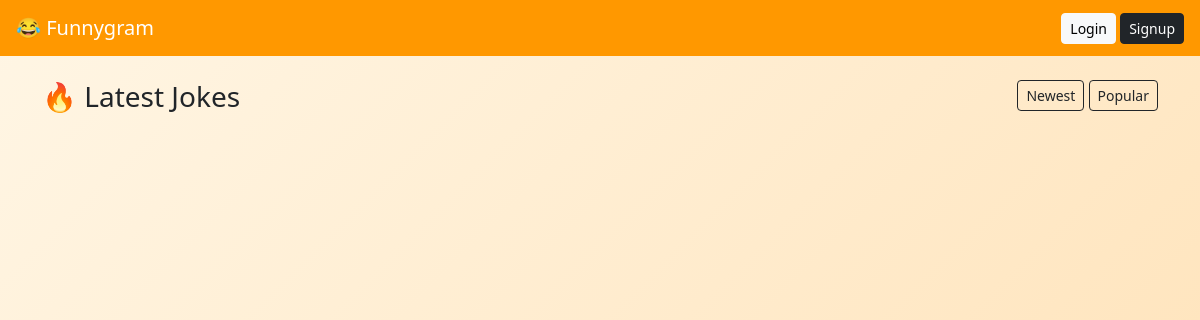
Before: / with the older database file.
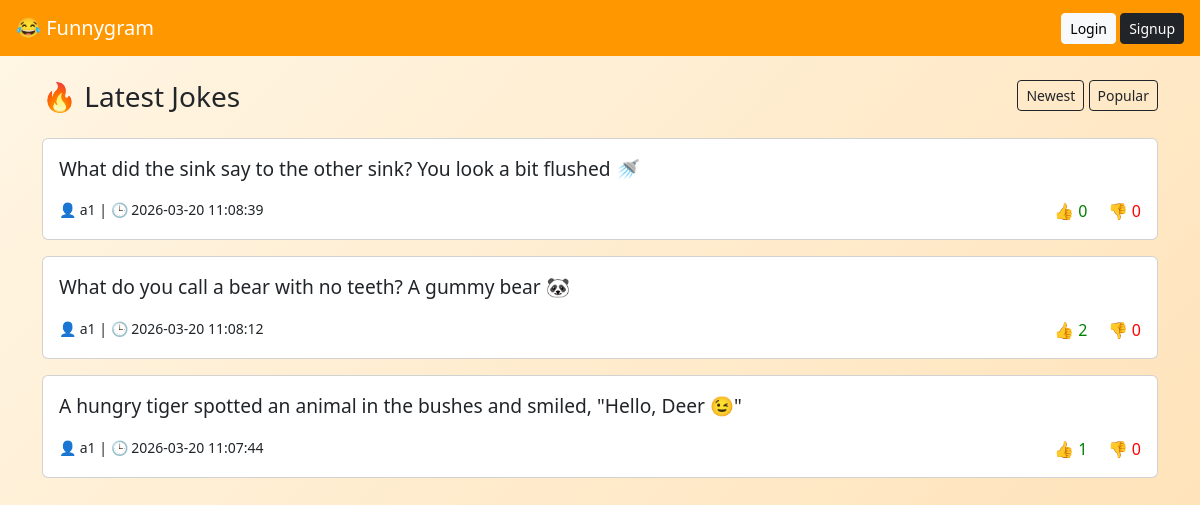
After: the same page with the newer database file.
### tables this page shows
CREATE TABLE jokes (
    id INTEGER PRIMARY KEY AUTOINCREMENT,
    user_id INTEGER,
    content TEXT,
    likes INTEGER DEFAULT 0,
    dislikes INTEGER DEFAULT 0,
    created_at DATETIME DEFAULT CURRENT_TIMESTAMP
);

CREATE TABLE users (
    id INTEGER PRIMARY KEY AUTOINCREMENT,
    username TEXT,
    password TEXT
);

### index.php (the view)
<?php include 'db.php';
$sort = isset($_GET['sort']) && $_GET['sort'] == 'likes' ? 'likes DESC' : 'created_at DESC';
$res = $db->query("SELECT jokes.*, users.username
FROM jokes JOIN users ON users.id=jokes.user_id
ORDER BY $sort");
?>
<link rel="stylesheet" href="style.css">
<link href="https://cdn.jsdelivr.net/npm/bootstrap@5.3.0/dist/css/bootstrap.min.css" rel="stylesheet">
<nav class="navbar navbar-dark px-3">
    <span class="navbar-brand">😂 Funnygram</span>
    <div>
        <?php if(isset($_SESSION['user_id'])) { ?>
            <a href="dashboard.php" class="btn btn-light btn-sm">Dashboard</a>
            <a href="logout.php" class="btn btn-dark btn-sm">Logout</a>
        <?php } else { ?>
            <a href="login.php" class="btn btn-light btn-sm">Login</a>
            <a href="signup.php" class="btn btn-dark btn-sm">Signup</a>
        <?php } ?>
    </div>
</nav>
<div class="container mt-4">
    <div class="d-flex justify-content-between mb-3">
        <h3>🔥 Latest Jokes</h3>
        <div>
            <a href="?sort=date" class="btn btn-outline-dark btn-sm">Newest</a>
            <a href="?sort=likes" class="btn btn-outline-dark btn-sm">Popular</a>
        </div>
    </div>
    <?php while ($row = $res->fetchArray()) { ?>
        <div class="card p-3 mb-3">
            <p class="joke-text"><?= htmlspecialchars($row['content']) ?></p>
            <div class="d-flex justify-content-between">
                <small>👤 <?= $row['username'] ?> | 🕒 <?= $row['created_at'] ?></small>
                <div>
                    <a href="like.php?id=<?= $row['id'] ?>&type=like" class="like-btn text-decoration-none">
                        👍 <?= $row['likes'] ?>
                    </a>
                    <a href="like.php?id=<?= $row['id'] ?>&type=dislike" class="ms-3 dislike-btn text-decoration-none">
                        👎 <?= $row['dislikes'] ?>
                    </a>
                </div>
            </div>
        </div>
    <?php } ?>
</div>

### style.css (style rules this page uses)
.navbar { background: #ff9800; }
.card { border-radius: 15px; transition: 0.3s; }
.joke-text { font-size: 1.2rem; font-weight: 500; }
.like-btn { cursor: pointer; color: green; }
.dislike-btn { cursor: pointer; color: red; }

Changed rows visible on the page:
added jokes: content "What did the sink say to the other sink? You look a bit flushed 🚿", user.username "a1", created_at "2026-03-20 11:08:39", likes "0", dislikes "0"
added jokes: content "What do you call a bear with no teeth? A gummy bear 🐼", user.username "a1", created_at "2026-03-20 11:08:12", likes "2", dislikes "0"
added jokes: content "A hungry tiger spotted an animal in the bushes and smiled, \"Hello, Deer 😉\"", user.username "a1", created_at "2026-03-20 11:07:44", likes "1", dislikes "0"
